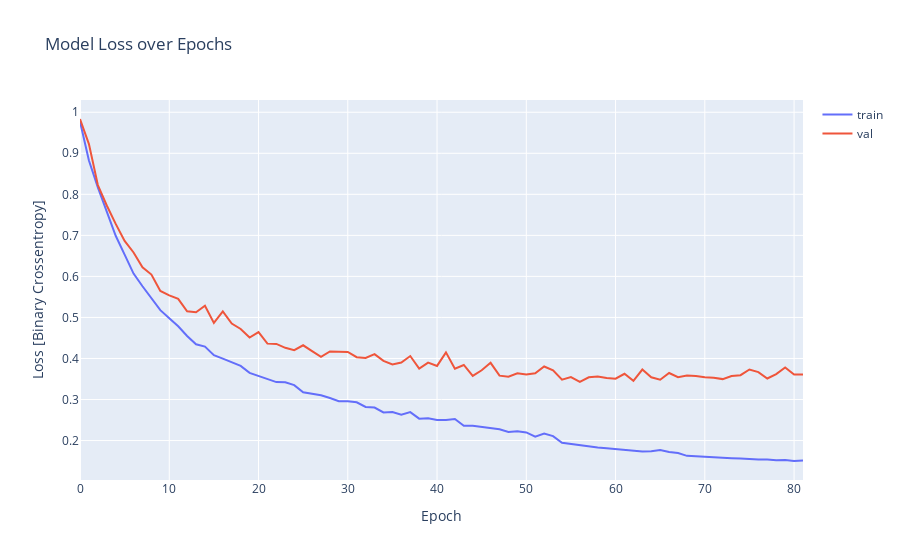

Notebook code cell kept with this figure:
### Code cell
fig = go.Figure(
    data = [
        go.Scatter(y=history.history['loss'], name="train"),
        go.Scatter(y=history.history['val_loss'], name="val"),
    ],
    layout = {"yaxis": {"title": "Loss [Binary Crossentropy]"}, "xaxis": {"title": "Epoch"}, "title": "Model Loss over Epochs"}
)

fig.show()
